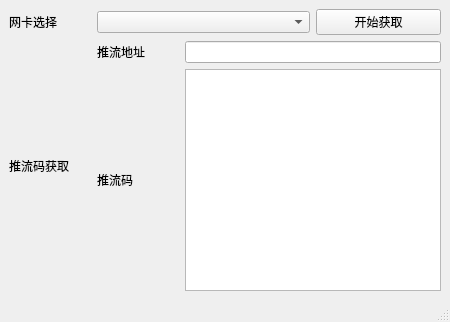
<?xml version="1.0" encoding="UTF-8"?>
<ui version="4.0">
 <class>MainWindow</class>
 <widget class="QMainWindow" name="MainWindow">
  <property name="geometry">
   <rect>
    <x>0</x>
    <y>0</y>
    <width>450</width>
    <height>322</height>
   </rect>
  </property>
  <property name="windowTitle">
   <string>MainWindow</string>
  </property>
  <widget class="QWidget" name="centralwidget">
   <layout class="QGridLayout" name="gridLayout_5">
    <item row="0" column="0">
     <layout class="QGridLayout" name="gridLayout_4">
      <item row="2" column="1">
       <widget class="QLabel" name="label_2">
        <property name="text">
         <string>推流码</string>
        </property>
       </widget>
      </item>
      <item row="0" column="0">
       <widget class="QLabel" name="label_3">
        <property name="text">
         <string>网卡选择</string>
        </property>
       </widget>
      </item>
      <item row="1" column="1">
       <widget class="QLabel" name="label">
        <property name="text">
         <string>推流地址</string>
        </property>
       </widget>
      </item>
      <item row="1" column="0" rowspan="2">
       <widget class="QLabel" name="label_4">
        <property name="text">
         <string>推流码获取</string>
        </property>
       </widget>
      </item>
      <item row="1" column="2" colspan="2">
       <widget class="QLineEdit" name="server"/>
      </item>
      <item row="2" column="2" colspan="2">
       <widget class="QTextEdit" name="code"/>
      </item>
      <item row="0" column="3">
       <widget class="QPushButton" name="btnOfRTMP">
        <property name="text">
         <string>开始获取</string>
        </property>
       </widget>
      </item>
      <item row="0" column="1" colspan="2">
       <widget class="QComboBox" name="optionsOfInterface"/>
      </item>
     </layout>
    </item>
   </layout>
  </widget>
  <widget class="QMenuBar" name="menubar">
   <property name="geometry">
    <rect>
     <x>0</x>
     <y>0</y>
     <width>450</width>
     <height>18</height>
    </rect>
   </property>
  </widget>
  <widget class="QStatusBar" name="statusbar"/>
 </widget>
 <resources/>
 <connections/>
</ui>
